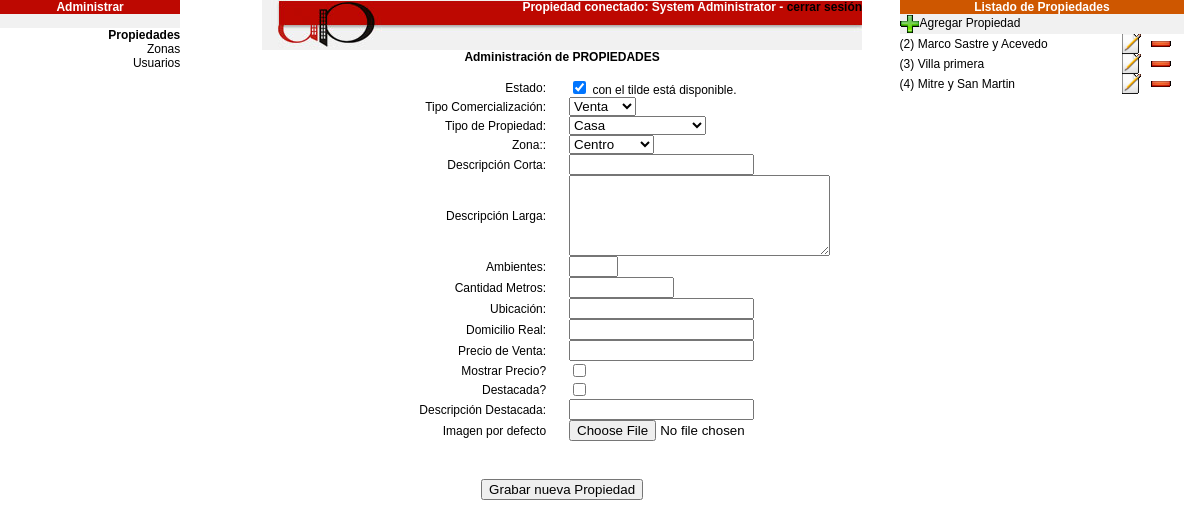
Page /inmoadmin/index.php (signed in) on the committed database.
### tables this page shows
CREATE TABLE IF NOT EXISTS `tb_ptg_propiedades` (
  `pro_id_i` int(6) NOT NULL AUTO_INCREMENT,
  `tcm_id_i` int(10) unsigned DEFAULT NULL,
  `tpr_id_i` int(10) unsigned DEFAULT NULL,
  `zon_id_i` int(10) unsigned DEFAULT NULL,
  `est_id_i` int(10) unsigned DEFAULT NULL,
  `pro_descripcion_corta_s` varchar(100) DEFAULT NULL,
  `pro_descripcion_extendida_s` text,
  `pro_cant_ambientes_i` int(10) unsigned DEFAULT NULL,
  `pro_cantidad_metros_i` int(10) unsigned DEFAULT NULL,
  `pro_hubicacion_s` varchar(100) DEFAULT NULL,
  `pro_domicilio_real_s` varchar(150) DEFAULT NULL,
  `pro_precio_venta_i` int(10) unsigned DEFAULT NULL,
  `pro_precio_visible_b` varchar(1) DEFAULT NULL,
  `pro_imagen_url_s` varchar(255) DEFAULT NULL,
  `pro_destacada_b` varchar(1) DEFAULT NULL,
  `pro_texto_destacada_s` varchar(150) DEFAULT NULL,
  `aud_login_insert_s` varchar(50) DEFAULT NULL,
  `aud_date_insert_d` datetime DEFAULT NULL,
  `aud_login_update_s` varchar(50) DEFAULT NULL,
  `aud_date_update_d` datetime DEFAULT NULL,
  PRIMARY KEY (`pro_id_i`),
  KEY `reference_1_fk` (`tcm_id_i`),
  KEY `reference_2_fk` (`tpr_id_i`),
  KEY `reference_3_fk` (`zon_id_i`),
  KEY `reference_4_fk` (`est_id_i`)
);

### inmoadmin/adminprop.php (the view, shortened to what this page needs)
<!DOCTYPE html PUBLIC "-//W3C//DTD XHTML 1.0 Transitional//EN" "http://www.w3.org/TR/xhtml1/DTD/xhtml1-transitional.dtd">
<html xmlns="http://www.w3.org/1999/xhtml">
<head>
<link href="../pomaresCSS.css" rel="stylesheet" type="text/css" />
<link rel="stylesheet" href="../css/lightbox.css" type="text/css" media="screen" />
</head>
<body>
  <?php
if ($_SESSION['logueado']!=1){
	include("login.php");
	}else{
		?>
		  <table width="100%" border="0" cellspacing="0" cellpadding="0">
			<tr>
			  <td width="254" valign="top"><table width="75%" border="0" cellspacing="0" cellpadding="0">
				<tr>
				  <td bgcolor="#BD0801" class="Estilo1"><div align="center">Administrar</div></td>
				</tr>
				<tr>
				  <td bgcolor="#F1F1F1">&nbsp;</td>
				</tr>
				<tr>
				  <td><div align="right"><strong>Propiedades</strong></div></td>
				</tr>
				<tr>
				  <td><div align="right"><a href="adminzonas.php">Zonas</a></div></td>
				</tr>
				<tr>
				  <td><div align="right"><a href="adminusers.php">Usuarios</a></div></td>
				</tr>
			  </table>
				<p>&nbsp;</p>
			  <p>&nbsp;</p></td>
			  <td width="647" valign="top"><form action="adminprop.php?do=4&idprop=<?php echo $_GET['idprop']; ?>" method="post" enctype="multipart/form-data" name="propiedades" id="propiedades">
				<table width="600" border="0" align="center" cellpadding="0" cellspacing="0">
				  <tr>
					<td height="50" colspan="3" valign="top" background="../images/ampliacion-encabezado.jpg"><div align="right" class="Estilo1">Propiedad conectado: <?php echo $_SESSION['nombrelogin']?> - <a href="chausesion.php">cerrar sesión</a></div></td>
				  </tr>
				  <tr>
					<td colspan="3"><div align="center"><strong>Administración de PROPIEDADES</strong></div>
                    </td>
				  </tr>
				  <tr>
					<td colspan="2">&nbsp;</td>
					<td>&nbsp;</td>
				  </tr>
				  <tr>
					<td width="275"><div align="right">Estado:</div></td>
					<td width="23"><label></label></td>
					<td><div align="left">
					  <input name="estadoprop" type="checkbox" id="estadoprop" value="1" <?php
					  if (($tupropiedad['estado']==1) || ($tupropiedad['estado']=="")){
					  ?>checked="checked" <?php
					  }?>/>
					  con el tilde está disponible.
					</div></td>
				  </tr>
				  <tr>
					<td><div align="right">Tipo Comercialización:</div></td>
					<td width="23">&nbsp;</td>
					<td><div align="left">
					 <?php
							$selectgrupo = mysql_query("select t.tcm_id_i as idtipocom, t.tcm_descripcion_s as nombrecomer from tb_ptg_tipos_comercializacion t");
							echo ' <select name="tcm" id="tcm">';
							while ($tcm = mysql_fetch_array($selectgrupo)){
								if ($tcm['idtipocom'] == $tupropiedad['idtcm']){
									$selected="selected='selected'";
								}else{
									$selected="";
								}
								echo "<option value='".$tcm['idtipocom']."' ".$selected."> ".utf8_encode($tcm['nombrecomer'])."</option>";
							}
							echo "</select>";
						  ?>
					</div></td>
				  </tr>
				  <tr>
					<td width="275"><div align="right">Tipo de Propiedad:</div></td>
					<td width="23">&nbsp;</td>
					<td><div align="left">
					  <?php
							$selectgrupo = mysql_query("select t.tpr_id_i as idtipoprop, t.tpr_descripcion_s as nombretipo from tb_ptg_tipos_propiedades t");
							echo ' <select name="tprop" id="tprop">';
							while ($tprop = mysql_fetch_array($selectgrupo)){
								if ($tprop['idtipoprop'] == $tupropiedad['idtpr']){
									$selected="selected='selected'";
								}else{
									$selected="";
								}
								echo "<option value='".$tprop['idtipoprop']."' ".$selected."> ".utf8_encode($tprop['nombretipo'])."</option>";
							}
							echo "</select>";
						  ?>
					</div></td>
				  </tr>
				  <tr>
					<td width="275"><div align="right">Zona::</div></td>
					<td width="23">&nbsp;</td>
					<td><div align="left">
					  <?php
							$selectgrupo = mysql_query("select zon_id_i as idzona, zon_descripcion_s as nombrezona from tb_ptg_zonas");
							echo ' <select name="zona" id="zona">';
							while ($zones = mysql_fetch_array($selectgrupo)){
								if ($zones['idzona'] == $tupropiedad['idzon']){
									$selected="selected='selected'";
								}else{
									$selected="";
								}
								echo "<option value='".$zones['idzona']."' ".$selected."> ".utf8_encode($zones['nombrezona'])."</option>";
							}
							echo "</select>";
						  ?>
					</div></td>
				  </tr>
				  <tr>
					<td width="275"><div align="right">Descripción Corta:</div></td>
					<td width="23"><label></label></td>
					<td><div align="left">
					  <input name="descripcioncorta" type="text" id="descripcioncorta" value="<?php echo utf8_encode($tupropiedad['descorta']); ?>" maxlength="100" />
					</div></td>
				  </tr>
				  <tr>
					<td width="275"><div align="right">Descripción Larga:</div></td>
					<td width="23"><label></label></td>
					<td><div align="left">
					  <textarea name="descripcionlarga" id="descripcionlarga" cols="30" rows="5"><?php echo utf8_encode($tupropiedad['descextendida']); ?></textarea>
					</div></td>
				  </tr>
				  <tr>
					<td width="275"><div align="right">
					Ambientes: </div></td>
					<td width="23">&nbsp;</td>
					<td><div align="left">
					  <input name="ambientes" type="text" id="ambientes" value="<?php echo $tupropiedad['ambientes']; ?>" size="3" maxlength="2" />
					</div></td>
				  </tr>
				  <tr>
					<td width="275"><label>
					  <div align="right">Cantidad Metros:
						</label>
					</div></td>
					<td width="23">&nbsp;</td>
					<td><div align="left">
					  <input name="cantidadmetros" type="text" id="cantidadmetros" value="<?php echo ($tupropiedad['metros']); ?>" size="10" maxlength="10" />
					</div></td>
				  </tr>
				  <tr>
					<td width="275"><div align="right">Ubicación: </div></td>
					<td width="23">&nbsp;</td>
					<td><div align="left">
					  <input name="ubicacion" type="text" id="ubicacion" value="<?php echo $tupropiedad['ubicacion']; ?>" size="20" maxlength="100" />
					</div></td>
				  </tr>
				  <tr>
					<td width="275"><div align="right">Domicilio Real: </div></td>
					<td width="23">&nbsp;</td>
					<td><div align="left">
					  <input name="domicilioreal" type="text" id="domicilioreal" value="<?php echo $tupropiedad['domicilio']; ?>" size="20" maxlength="150" />
					</div></td>
				  </tr>
				  <tr>
					<td width="275"><div align="right">Precio de Venta:</div></td>
					<td width="23">&nbsp;</td>
					<td><div align="left">
					  <input name="precioventa" type="text" id="precioventa" value="<?php echo $tupropiedad['precio']; ?>" size="20" maxlength="100" />
					</div></td>
				  </tr>
				  <tr>
					<td width="275"><div align="right">Mostrar Precio?</div></td>
					<td width="23">&nbsp;</td>
					<td><div align="left">
					<input name="mostrarprecio" type="checkbox" id="mostrarprecio" value="1" <?php
					  if ($tupropiedad['verprecio']==1){
					  ?>checked="checked" <?php
					  }
					  ?>/>
					</div></td>
				  </tr>
				  <tr>
					<td width="275"><div align="right">Destacada?</div></td>
					<td width="23">&nbsp;</td>
					<td><div align="left">
					  <input name="propiedaddestacada" type="checkbox" id="propiedaddestacada" value="1" <?php
					  if ($tupropiedad['destacada']==1){
					  ?>checked="checked" <?php
					  }
					  ?>/>
					</div></td>
				  </tr>
				  <tr>
					<td width="275"><div align="right">Descripción Destacada:</div></td>
					<td width="23">&nbsp;</td>
					<td><div align="left">
					  <input name="textodestacada" type="text" id="textodestacada" value="<?php echo $tupropiedad['txtdestacada']; ?>" size="20" maxlength="100" />
					</div></td>
				  </tr>
				  <tr>
					<td width="275"><div align="right">Imagen por defecto</div></td>
					<td width="23">&nbsp;</td>
					<td><label>
					  <input type="file" name="imagenpordefecto" id="imagenpordefecto" />
					</label></td>
				  </tr>
				  <tr>
					<td width="284"><input type="hidden" name="propedit" id="propedit" value="<?php echo $_GET['idprop']; ?>" /></td>
					<td width="23">&nbsp;</td>
					<td>
					<p>&nbsp;</p></td>
				  </tr>
				  <tr>
					<td colspan="3">
					  <div align="center">
						<?php
						if ($_GET['idprop']!=""){
							echo "<input type='submit' name='enviaform' id='enviaform' value='Editar Propiedad' />";
							}else{
								echo "<input type='submit' name='enviaform' id='enviaform' value='Grabar nueva Propiedad' />";
							}
						?>
					  </div></td>
				  </tr>
				  <tr>
					<td colspan="3">&nbsp;</td>
				  </tr>
				</table>
					</form>
			  </td>
			  <td width="334" valign="top"><table width="90%" border="0" align="center" cellpadding="0" cellspacing="0">
				<tr>
				  <td colspan="3" bgcolor="#CE5700"><div align="center"><span class="Estilo1">Listado de Propiedades</span></div></td>
				</tr>
				<tr>
				  <td colspan="3" bgcolor="#F1F1F1"><a href="adminprop.php?do=1"><img src="../images/edit_add.png" alt="Agregar Zona" width="20" height="20" border="0" align="absmiddle" />Agregar Propiedad</a></td>
				</tr>
				<?php
				$propmysql = mysql_query("select pro_id_i as idprop, est_id_i as estado, pro_hubicacion_s as ubicacion from tb_ptg_propiedades");
				while ($listprop = mysql_fetch_array($propmysql)){
				?>
				<tr>
				  <td width="174">
					<a href="adminprop.php?do=2&idprop=<?php echo $listprop['idprop']; ?>">
						<?php
							if ($listprop['estado']!=1){
								echo "<font style='text-decoration:line-through;'>";
								echo "(".$listprop['idprop'].") ".$listprop['ubicacion'];
								echo "</font>";
							}else{
								echo "(".$listprop['idprop'].") ".$listprop['ubicacion'];
							}
						?>
					</a>
				  </td>
				  <td width="20"><a href="adminprop.php?do=2&idprop=<?php echo $listprop['idprop']; ?>"><img src="../images/edit.png" alt="Editar Propiedad <?php echo $listprop['ubicacion']; ?>" width="20" height="20" border="0" /></a></td>
				  <td width="20"><a href="adminprop.php?do=3&idprop=<?php echo $listprop['idprop']; ?>" onclick="return confirmar('¿Está seguro que desea eliminar la propiedad <?php echo "(".$listprop['idprop'].") ".$listprop['ubicacion']; ?>? \n Se eliminaran también todas las imágenes y detalles asociados.');"><img src="../images/edit_remove.png" alt="Eliminar Propiedad <?php echo $listprop['ubicacion']; ?>" width="20" height="20" hspace="5" border="0" /></a></td>
				</tr>
				<?php
				}
				?>
			  </table></td>
			</tr>
		  </table>
<?php
}
?>
</body>
</html>

### pomaresCSS.css (style rules this page uses)
.Estilo1 { color: #FFFFFF; font-weight: bold; }
a:link { color: #000000; text-decoration: none; }
body { background-image: url(); margin-left: 0px; margin-top: 0px; margin-right: 0px; margin-bottom: 0px; font-family: Arial, Helvetica, sans-serif; font-size: 12px; text-align:justify; }

### rows in the picture
tb_ptg_propiedades: pro_id_i "2", pro_hubicacion_s "Marco Sastre y Acevedo"
tb_ptg_propiedades: pro_id_i "3", pro_hubicacion_s "Villa primera"
tb_ptg_propiedades: pro_id_i "4", pro_hubicacion_s "Mitre y San Martin"

### other values in the picture
$_SESSION['nombrelogin'] "System Administrator"
form field tcm "Venta"
form field tprop "Casa"
form field zona "Centro"
